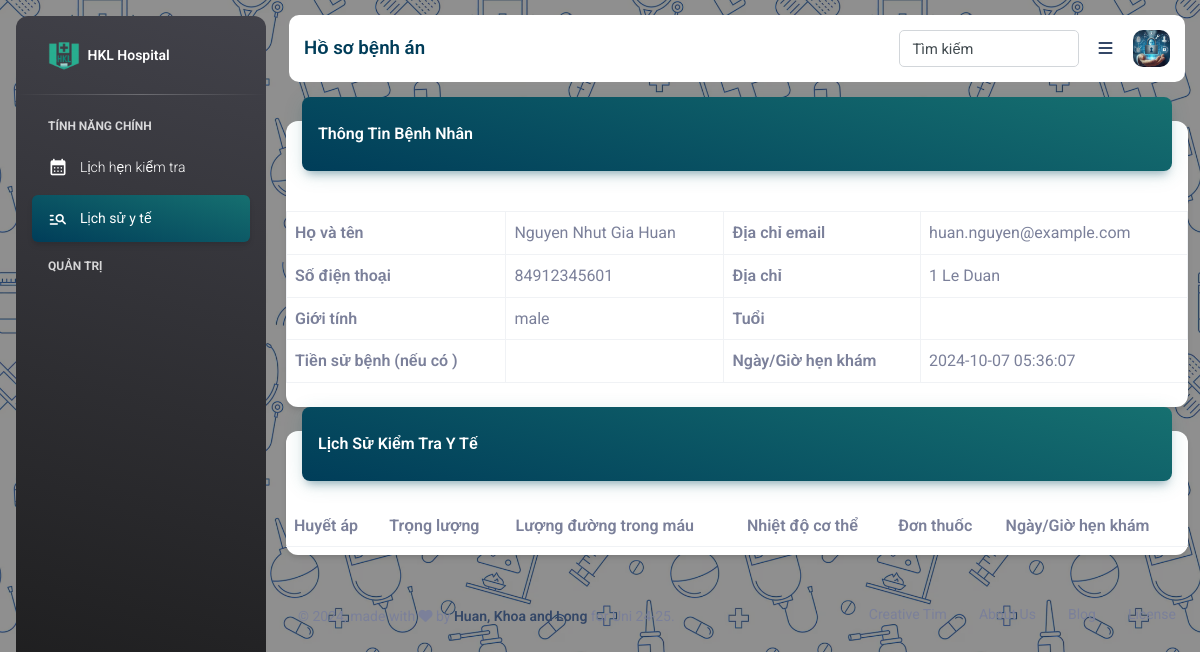
Screenshot of /role-patient/medhist.php (signed in) with the database file from the repository.
### tables this page shows
CREATE TABLE `dim_user` (
  `user_id` int(11) NOT NULL,
  `user_name` varchar(255) DEFAULT NULL,
  `password` varchar(255) DEFAULT NULL,
  `email_address` varchar(255) DEFAULT NULL,
  `contact_no` bigint(11) DEFAULT NULL,
  `full_name` varchar(255) DEFAULT NULL,
  `created_at` timestamp NULL DEFAULT current_timestamp(),
  `updated_at` timestamp NULL DEFAULT NULL ON UPDATE current_timestamp(),
  `gender` varchar(25) DEFAULT NULL,
  `city` varchar(255) DEFAULT NULL,
  `address` varchar(255) DEFAULT NULL,
  `role` varchar(50) DEFAULT NULL,
  `specialty_id` int(11) DEFAULT NULL,
  `pricing` varchar(255) DEFAULT NULL,
  `oauth_google` varchar(255) DEFAULT NULL,
  `oauth_facebook` varchar(255) DEFAULT NULL
);

### role-patient/sess-check.php (called while the page is built, shortened)
<?php
   include SITE_ROOT . ('/HMS-Nhom11/assets/include/config.php');
   $user_id = $_SESSION['auth_user_id'];
   $user_check = "SELECT * FROM `dim_user` WHERE user_id = $user_id";
   $user_auth = mysqli_query($conn, $user_check);
   $user_auth_data = mysqli_fetch_assoc($user_auth);
   $auth_user_id = $user_auth_data['user_id'];
?>

### role-patient/medhist.php (the view, shortened to what this page needs)
<?php
include('sess-check.php');
include SITE_ROOT . ('/HMS-Nhom11/assets/include/config.php');
include SITE_ROOT . ('/HMS-Nhom11/assets/include/header.php');
?>
<head>
</head>
<body class="g-sidenav-show"
    style="background-image: url('../assets/image/Hospital_Seamless1.png'); background-size: 400px 400px;">
    <aside
        class="sidenav navbar navbar-vertical navbar-expand-xs border-0 border-radius-xl my-3 fixed-start ms-3 bg-gradient-dark"
        id="sidenav-main">
        <div class="sidenav-header">
            <a class="navbar-brand m-0" href=" https://demos.creative-tim.com/material-dashboard/pages/dashboard "
                target="_blank">
                <img src="../assets/image/logo01-sq.png" class="navbar-brand-img h-100" alt="main_logo">
                <span class="ms-1 font-weight-bold text-white">HKL Hospital</span>
            </a>
        </div>
        <hr class="horizontal light mt-0 mb-2">
        <div class="collapse navbar-collapse  w-auto " id="sidenav-collapse-main">
            <ul class="navbar-nav">
                <li class="nav-item mt-3">
                    <h6 class="ps-4 ms-2 text-uppercase text-xs text-white font-weight-bolder opacity-8">Tính năng chính
                    </h6>
                </li>
                <li class="nav-item">
                    <a class="nav-link text-white" href="schedule.php">
                        <div class="text-white text-center me-2 d-flex align-items-center justify-content-center">
                            <i class="material-icons opacity-10">calendar_month</i>
                        </div>
                        <span class="nav-link-text ms-1">Lịch hẹn kiểm tra</span>
                    </a>
                </li>
                <li class="nav-item">
                    <a class="nav-link text-white active bg-gradient-primary" href="medhist.php">
                        <div class="text-white text-center me-2 d-flex align-items-center justify-content-center">
                            <i class="material-icons opacity-10">manage_search</i>
                        </div>
                        <span class="nav-link-text ms-1">Lịch sử y tế</span>
                    </a>
                </li>
                <li class="nav-item mt-3">
                    <h6 class="ps-4 ms-2 text-uppercase text-xs text-white font-weight-bolder opacity-8">Quản trị
                    </h6>
                </li>
            </ul>
        </div>
    </aside>
    <main class="main-content border-radius-lg ps ">
        <div class="custom-navbar">
          <div class="nav-left">
            Hồ sơ bệnh án
          </div>
          <div class="nav-right">
            <div class="nav-item">
              <div class="custom-input" style="width: 180px">
                <input type="text" placeholder="Nhập từ khoá">
                <label>Tìm kiếm</label>
              </div>
            </div>
            <div class="nav-item">
              <a href="javascript:;" id="iconNavbarSidenav">
                <i class="fa-solid fa-bars"></i>
              </a>
            </div>
            <div class="nav-item">
              <div class="dropdown custom-dropdown">
                <button class="button-avatar dropdown-toggle" data-bs-toggle="dropdown">
                  <img src="../assets/image/user login image.png" alt="profile_image">
                </button>
              </div>
            </div>
          </div>
        </div>
        <div class="container-fluid py-4">
            <div class="row">
                <div class="col-12">
                    <div class="card">
                        <div class="card-header p-0 position-relative mt-n4 mx-3 z-index-2">
                            <div class="bg-gradient-primary shadow-primary border-radius-lg pt-4 pb-3">
                                <h6 class="text-white text-capitalize ps-3">Thông tin bệnh nhân</h6>
                            </div>
                        </div>
                        <div class="card-body px-0 pb-2">
                            <div class="custom-table">
                                <table class="table">
                                    <table class="table table-bordered ">
                                        <?php
                                        $sql = "SELECT  usr.full_name,
                                              usr.email_address,
                                              usr.contact_no,
                                              usr.address,
                                              usr.city,
                                              usr.gender,
                                              usr.created_at,
                                              ptn.patient_age,
                                              ptn.med_hist
                                      FROM dim_user usr
                                      LEFT JOIN fact_patient_details ptn
                                      ON ptn.patient_id = usr.user_id
                                      WHERE
                                          -- usr.full_name = 'Pham Van Cuong'
                                          usr.user_id =$auth_user_id; ";
                                        $result = $conn->query($sql);
                                        if ($result->num_rows > 0) {
                                            while ($row = $result->fetch_assoc()) {
                                                $fullname = $row["full_name"];
                                                $emailaddress = $row["email_address"];
                                                $sdt = $row["contact_no"];
                                                $address = $row["address"];
                                                $gioitinh = $row["gender"];
                                                $tuoi = $row["patient_age"];
                                                $tsb = $row["med_hist"];
                                                $created_at = $row["created_at"];
                                                echo "<tr>";
                                                echo " <th>Họ và tên</th>  ";
                                                echo "<td>$fullname</td>";
                                                echo " <th>Địa chỉ email</th>  ";
                                                echo "<td>$emailaddress</td>";
                                                echo "</tr>";
                                                echo "<tr>";
                                                echo " <th>Số điện thoại</th>  ";
                                                echo "<td>$sdt</td>";
                                                echo " <th>Địa chỉ</th>  ";
                                                echo "<td>$address</td>";
                                                echo "</tr>";
                                                echo " <th>Giới tính</th>  ";
                                                echo "<td>$gioitinh</td>";
                                                echo " <th>Tuổi</th>  ";
                                                echo "<td>$tuoi</td>";
                                                echo " <th>Tiền sử bệnh (nếu có )</th>  ";
                                                echo "<td>$tsb</td>";
                                                echo " <th>Ngày/Giờ hẹn khám</th>  ";
                                                echo "<td>$created_at</td>";
                                            }
                                        } else {
                                        }
                                        ?>
                                    </table>
                            </div>
                        </div>
                    </div>
                </div>
            </div>
            <div class="row">
                <div class="col-12">
                    <div class="card my-4">
                        <div class="card-header p-0 position-relative mt-n4 mx-3 z-index-2">
                            <div class="bg-gradient-primary shadow-primary border-radius-lg pt-4 pb-3">
                                <h6 class="text-white text-capitalize ps-3"> Lịch sử kiểm tra y tế</h6>
                            </div>
                        </div>
                        <div class="card-body px-0 pb-2">
                            <div class="table-responsive p-0">
                                <table class="table align-items-center justify-content-center mb-0">
                                    <tr>
                                        <th>Huyết áp</th>
                                        <th>Trọng lượng</th>
                                        <th>Lượng đường trong máu</th>
                                        <th>Nhiệt độ cơ thể</th>
                                        <th>Đơn thuốc</th>
                                        <th>Ngày/Giờ hẹn khám</th>
                                    </tr>
                                </table>
                            </div>
                        </div>
                    </div>
                </div>
            </div>
            <footer class="footer py-4  ">
                <div class="container-fluid">
                    <div class="row align-items-center justify-content-lg-between">
                        <div class="col-lg-6 mb-lg-0 mb-4">
                            <div class="copyright text-center text-sm text-muted text-lg-start">
                                ,
                                made with <i class="fa fa-heart"></i> by
                                <a href="https://www.creative-tim.com" class="font-weight-bold" target="_blank">Huan,
                                    Khoa and Long</a>
                                for Uni 24-25.
                            </div>
                        </div>
                        <div class="col-lg-6">
                            <ul class="nav nav-footer justify-content-center justify-content-lg-end">
                                <li class="nav-item">
                                    <a href="https://www.creative-tim.com" class="nav-link text-muted"
                                        target="_blank">Creative Tim</a>
                                </li>
                                <li class="nav-item">
                                    <a href="https://www.creative-tim.com/presentation" class="nav-link text-muted"
                                        target="_blank">About
                                        Us</a>
                                </li>
                                <li class="nav-item">
                                    <a href="https://www.creative-tim.com/blog" class="nav-link text-muted"
                                        target="_blank">Blog</a>
                                </li>
                                <li class="nav-item">
                                    <a href="https://www.creative-tim.com/license" class="nav-link pe-0 text-muted"
                                        target="_blank">License</a>
                                </li>
                            </ul>
                        </div>
                    </div>
                </div>
            </footer>
        </div>
    </main>
<?php
include SITE_ROOT . ('/HMS-Nhom11/assets/include/footer.php');
?>

### assets/css/style.css (style rules this page uses)
.custom-input { font-family: "Roboto", Helvetica, Arial, sans-serif !important; margin: 10px 0; position: relative; }
.custom-input label { color: #414a4f; position: absolute; transition: all 200ms ease-in-out; top: 8px; left: 10px; font-size: 11pt; background-color: #fff; pointer-events: none; }
.custom-input input, .custom-input select { transition: all 200ms ease-in-out; border: 1px solid #d2d6da; border-radius: 5px; padding: 7px 13px 5px; font-size: 11pt; width: 100%; }
.custom-input input::placeholder, .custom-input select::placeholder { color: #b0b0b0; opacity: 0; }
.custom-input input:not(:placeholder-shown), .custom-input select:not(:placeholder-shown) { border-color: #167070; }
.custom-input input:not(:placeholder-shown) + label, .custom-input select:not(:placeholder-shown) + label { top: -10px; left: 5px; font-size: 10pt; padding: 0 5px; color: #167070; }
.custom-dropdown .button-avatar { padding: 0; background-color: transparent; border: none; }
.custom-dropdown .button-avatar::after { display: none; }
.custom-dropdown .button-avatar img { border-radius: 10px; width: 37.46px; }
.custom-navbar { background-color: #fff; border-radius: 10px; padding: 15px; display: flex; align-items: center; margin: 15px; }
.custom-navbar .nav-left { flex: 1; font-size: 14pt; color: #003D59; font-weight: 600; }
.custom-navbar .nav-right { display: flex; align-items: center; gap: 20px; }
.custom-navbar .nav-right .custom-input { margin: 0; }
.custom-table { max-height: 69vh; max-height: calc(100dvh - 250px); overflow-y: auto; }

### rows the page displays
dim_user: full_name "Nguyen Nhut Gia Huan", email_address "huan.nguyen@example.com", contact_no "84912345601", address "1 Le Duan", gender "male", created_at "2024-10-07 05:36:07"
